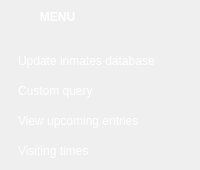
    <widget class="QFrame" name="sidebar">
     <property name="minimumSize">
      <size>
       <width>200</width>
       <height>0</height>
      </size>
     </property>
     <property name="maximumSize">
      <size>
       <width>200</width>
       <height>16777215</height>
      </size>
     </property>
     <property name="styleSheet">
      <string notr="true">QFrame #sidebar {
	background-image: url(:/images/bg_sidemenu.png);
	background-position:top right;
	background-repeat:no-repeat
}</string>
     </property>
     <property name="frameShape">
      <enum>QFrame::NoFrame</enum>
     </property>
     <property name="frameShadow">
      <enum>QFrame::Raised</enum>
     </property>
     <property name="lineWidth">
      <number>0</number>
     </property>
     <widget class="QPushButton" name="pushButton_17">
      <property name="geometry">
       <rect>
        <x>10</x>
        <y>80</y>
        <width>181</width>
        <height>21</height>
       </rect>
      </property>
      <property name="styleSheet">
       <string notr="true">QPushButton {
color: rgb(255, 255, 255);
text-align:left;
padding-left:7px;
}

QPushButton:hover {
border-radius:10px;
background-color: #299ED6;
}

QPushButton:pressed {
border-radius:10px;
border: 1px solid #777777;
background-color: #222222;
}

QPushButton:checked {
border-radius:10px;
background-color: rgb(120, 120, 120);
}

</string>
      </property>
      <property name="text">
       <string>Custom query</string>
      </property>
      <property name="checkable">
       <bool>true</bool>
      </property>
      <property name="autoExclusive">
       <bool>true</bool>
      </property>
      <property name="flat">
       <bool>true</bool>
      </property>
     </widget>
     <widget class="QPushButton" name="pushButton_20">
      <property name="enabled">
       <bool>false</bool>
      </property>
      <property name="geometry">
       <rect>
        <x>-1</x>
        <y>-1</y>
        <width>201</width>
        <height>36</height>
       </rect>
      </property>
      <property name="font">
       <font>
        <family>Segoe UI</family>
        <pointsize>9</pointsize>
        <weight>75</weight>
        <bold>true</bold>
       </font>
      </property>
      <property name="styleSheet">
       <string notr="true">background-image: url(:/images/sidebar_header.png);
text-align:left;
color: rgb(255, 255, 255);</string>
      </property>
      <property name="text">
       <string>            MENU</string>
      </property>
      <property name="flat">
       <bool>true</bool>
      </property>
     </widget>
     <widget class="QPushButton" name="pushButton_18">
      <property name="geometry">
       <rect>
        <x>10</x>
        <y>110</y>
        <width>181</width>
        <height>21</height>
       </rect>
      </property>
      <property name="styleSheet">
       <string notr="true">QPushButton {
color: rgb(255, 255, 255);
text-align:left;
padding-left:7px;
}

QPushButton:hover {
border-radius:10px;
background-color: #299ED6;
}

QPushButton:pressed {
border-radius:10px;
border: 1px solid #777777;
background-color: #222222;
}

QPushButton:checked {
border-radius:10px;
background-color: rgb(120, 120, 120);
}

</string>
      </property>
      <property name="text">
       <string>View upcoming entries</string>
      </property>
      <property name="checkable">
       <bool>true</bool>
      </property>
      <property name="autoExclusive">
       <bool>true</bool>
      </property>
      <property name="flat">
       <bool>true</bool>
      </property>
     </widget>
     <widget class="QPushButton" name="pushButton_update">
      <property name="geometry">
       <rect>
        <x>10</x>
        <y>50</y>
        <width>181</width>
        <height>21</height>
       </rect>
      </property>
      <property name="styleSheet">
       <string notr="true">QPushButton {
color: rgb(255, 255, 255);
text-align:left;
padding-left:7px;
}

QPushButton:hover {
border-radius:10px;
background-color: #299ED6;
}

QPushButton:pressed {
border-radius:10px;
border: 1px solid #777777;
background-color: #222222;
}

QPushButton:checked {
border-radius:10px;
background-color: rgb(120, 120, 120);
}

</string>
      </property>
      <property name="text">
       <string>Update inmates database</string>
      </property>
      <property name="checkable">
       <bool>true</bool>
      </property>
      <property name="autoExclusive">
       <bool>true</bool>
      </property>
      <property name="flat">
       <bool>true</bool>
      </property>
     </widget>
     <widget class="QPushButton" name="pushButton_21">
      <property name="geometry">
       <rect>
        <x>3</x>
        <y>3</y>
        <width>28</width>
        <height>28</height>
       </rect>
      </property>
      <property name="styleSheet">
       <string notr="true">QPushButton {
color: rgb(255, 255, 255);
text-align:left;
background-image: url(:/images/sidebar_unpin.png);
background-position:center;
}

QPushButton:hover {
border-radius:5px;
border: 1px solid rgb(120, 120, 120);
background-color: rgb(38, 38, 38);
}

QPushButton:pressed {
border-radius:5px;
border: 1px solid rgb(60, 60, 60);
background-color: rgb(85, 170, 255);
}

</string>
      </property>
      <property name="text">
       <string/>
      </property>
      <property name="flat">
       <bool>true</bool>
      </property>
     </widget>
     <widget class="QPushButton" name="pushButton_22">
      <property name="geometry">
       <rect>
        <x>168</x>
        <y>3</y>
        <width>28</width>
        <height>28</height>
       </rect>
      </property>
      <property name="styleSheet">
       <string notr="true">QPushButton {
color: rgb(255, 255, 255);
text-align:left;
background-image: url(:/images/sidebar_close.png);
background-position:center;
}

QPushButton:hover {
border-radius:5px;
border: 1px solid rgb(120, 120, 120);
background-color: rgb(38, 38, 38);
}

QPushButton:pressed {
border-radius:5px;
border: 1px solid rgb(60, 60, 60);
background-color: rgb(85, 170, 255);
}

</string>
      </property>
      <property name="text">
       <string/>
      </property>
      <property name="flat">
       <bool>true</bool>
      </property>
     </widget>
     <widget class="QPushButton" name="pushButton_19">
      <property name="geometry">
       <rect>
        <x>10</x>
        <y>140</y>
        <width>181</width>
        <height>21</height>
       </rect>
      </property>
      <property name="styleSheet">
       <string notr="true">QPushButton {
color: rgb(255, 255, 255);
text-align:left;
padding-left:7px;
}

QPushButton:hover {
border-radius:10px;
background-color: #299ED6;
}

QPushButton:pressed {
border-radius:10px;
border: 1px solid #777777;
background-color: #222222;
}

QPushButton:checked {
border-radius:10px;
background-color: rgb(120, 120, 120);
}

</string>
      </property>
      <property name="text">
       <string>Visiting times</string>
      </property>
      <property name="checkable">
       <bool>true</bool>
      </property>
      <property name="autoExclusive">
       <bool>true</bool>
      </property>
      <property name="flat">
       <bool>true</bool>
      </property>
     </widget>
    </widget>
